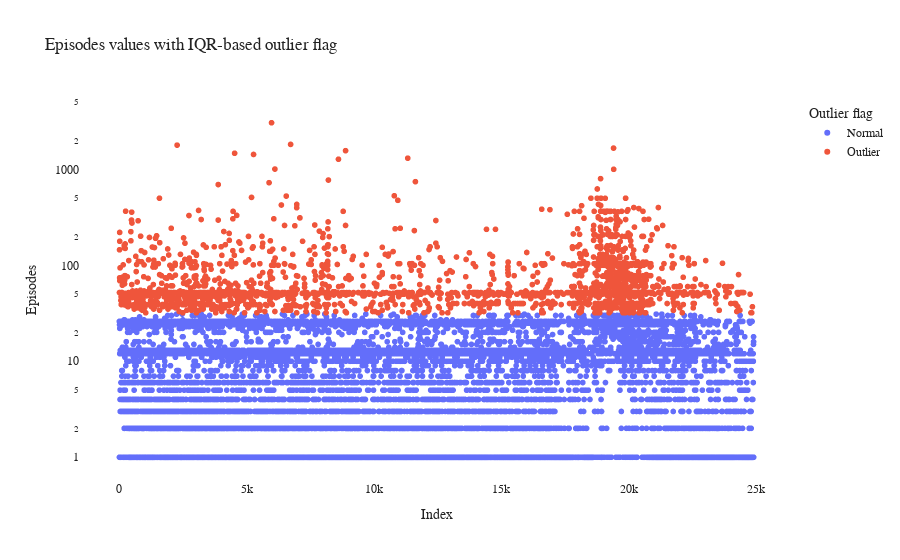

The notebook cell this image was saved under:
### Markdown cell above
| EDA Finding – Score (Target)                    | Details                                                                                           |
|------------------------------------------------|---------------------------------------------------------------------------------------------------|
| **Outlier ratio**                              | `Only 0.43%` (68 out of ~16k records) – extremely low                                             |
| **Valid range**                                | `1.85 → 9.10` – perfectly within 1–10 scale, no garbage values                                    |
| **High outliers**                              | `Legitimate masterpieces` – FMAB, Steins;Gate, Gintama°, Bleach: TYBW etc.                        |
| **Low outliers**                               | `Legitimate disasters` – Skelter+Heaven (1.85), Mars of Destruction (2.22)                        |
| **Final takeaway**                             | `Almost perfect` → keep all outliers • do not drop • only impute missing values if desired       |

### Code cell
# Outlier inspection for Episodes
if "Episodes" in df_typed.columns:
    lb_eps, ub_eps, mask_eps_outlier = detect_outliers_iqr(df_typed["Episodes"], factor=1.5)

    n_total_eps = df_typed["Episodes"].notna().sum()
    n_outliers_eps = int(mask_eps_outlier.sum())

    print("=== Outlier inspection - Episodes ===")
    print(f"IQR lower bound : {lb_eps:.2f}")
    print(f"IQR upper bound : {ub_eps:.2f}")
    print(f"Non-missing rows: {n_total_eps}")
    print(f"Outlier count   : {n_outliers_eps} ({n_outliers_eps / n_total_eps * 100:.2f} percent)")

    eps_outliers = df_typed.loc[mask_eps_outlier, ["Name", "Type", "Episodes"]].sort_values("Episodes")
    print("\nExamples of lowest and highest Episodes outliers:")
    display(pd.concat([eps_outliers.head(5), eps_outliers.tail(5)]))

    fig_eps = px.scatter(
        df_typed,
        x=np.arange(len(df_typed)),
        y="Episodes",
        color=mask_eps_outlier.map({True: "Outlier", False: "Normal"}),
        labels={"x": "Index", "Episodes": "Episodes", "color": "Outlier flag"},
        title="Episodes values with IQR-based outlier flag",
    )
    fig_eps.update_yaxes(type="log")
    fig_eps.show()

### Figure 1 — Plotly figure (JSON) as saved in the notebook; plotly's stock layout.template omitted (floating-point values rounded to 4 significant figures; data arrays with more than 128 entries replaced by an {"elided": "..."} marker saying what was removed)
{"data": [{"hovertemplate": "Outlier flag=Normal<br>Index=%{x}<br>Episodes=%{y}<extra></extra>", "legendgroup": "Normal", "marker": {"color": "#636EFA", "symbol": "circle"}, "mode": "markers", "name": "Normal", "showlegend": true, "type": "scattergl", "x": {"elided": "22049 int values"}, "xaxis": "x", "y": {"elided": "22049 float values"}, "yaxis": "y"}, {"hovertemplate": "Outlier flag=Outlier<br>Index=%{x}<br>Episodes=%{y}<extra></extra>", "legendgroup": "Outlier", "marker": {"color": "#EF553B", "symbol": "circle"}, "mode": "markers", "name": "Outlier", "showlegend": true, "type": "scattergl", "x": {"elided": "2856 int values"}, "xaxis": "x", "y": {"elided": "2856 float values"}, "yaxis": "y"}], "layout": {"legend": {"title": {"text": "Outlier flag"}, "tracegroupgap": 0}, "title": {"text": "Episodes values with IQR-based outlier flag"}, "xaxis": {"anchor": "y", "domain": [0, 1], "title": {"text": "Index"}}, "yaxis": {"anchor": "x", "domain": [0, 1], "title": {"text": "Episodes"}, "type": "log"}}}
